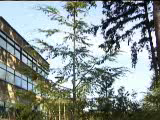
#> input picture frame 28 of testdata/WavingTrees.mp4, 160 x 120 px
$ python video2frame.py
#> lines starting #> are read from the running program, lines starting #| are printed output that depends on the picture
# -*- coding: utf-8 -*-
'''
@ Author : Dai Licun
@ Time: 2022/10
@ Institution: XiaMen University
@ Name: video2frame.py
@ Version 1.1
@ information: Contain a function for generating the frames from a video.
'''
import cv2
from tqdm import tqdm


def video2frame(videos_path, frames_path, gap=1, type='.bmp', start_time=0, end_time=-1):
    '''
    generating the frames from a video.
    :param videos_path: the root of the video
    :param frames_path: the root of directory for saving the frames
    :param gap: gap between saving two frames
    :param type: type of saved frame
    :param start_time: the index of the starting frame
    :param end_time: the index of the ending frame
    :return: None
    '''
#> called with videos_path = '../testdata/WavingTrees.mp4', frames_path = 'C:\\Users\\86137\\Desktop\\sa', gap = 1, type = '.bmp', start_time = 0, end_time = -1
    vidcap = cv2.VideoCapture(videos_path)  # 使用VideoCapture读取视频
    frames = vidcap.get(cv2.CAP_PROP_FRAME_COUNT)  # 获取总帧数
    rate = vidcap.get(cv2.CAP_PROP_FPS)  # 获取帧率
    if end_time == -1:  # 结尾帧无特别要求，则全部遍历
        print('该视频每秒' + str(int(rate)) + '帧', '一共' + str(int(frames)) + '帧')
        print('本次输出' + str(int(frames) // gap) + '帧')

        for i in tqdm(range(int(frames))):
            ret, image = vidcap.read()
            if ret is False:
                break
            if i % gap == 0:  # 每隔gap张图输出一次
                cv2.imencode(type, image)[1].tofile(frames_path + "\\%d.bmp" % (i / gap))
#> this loop made 31 passes
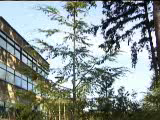
#> input picture frame 28 of testdata/WavingTrees.mp4, 160 x 120 px
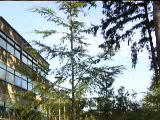
#> input picture frame 29 of testdata/WavingTrees.mp4, 160 x 120 px
#> pass 3, in video2frame, `ret, image = vidcap.read()`:
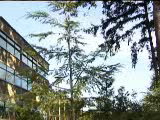
#> image: shape (120, 160, 3); mean B, G, R 142.5, 144.5, 133.8
    else:  # 结尾帧有要求，遍历至指定帧
        segment = [int(rate * start_time), int(rate * end_time)]
        print('该视频每秒' + str(int(rate)) + '帧', '一共' + str(int(frames)) + '帧')
        print('本次输出' + str((segment[1] - segment[0]) // gap) + '帧')

        for i in tqdm(range(segment[0], segment[1])):
            if i < segment[0]:
                continue
            elif i > segment[1]:
                break
            _, image = vidcap.read()
            if i % gap == 0:  # 每隔gap张图输出一次
                cv2.imencode(type, image)[1].tofile(frames_path + "\\%d.bmp" % (i / gap))


if __name__ == '__main__':
    video2frame("../testdata/WavingTrees.mp4",r"C:\Users\86137\Desktop\sa",1)
    print("This is frame2video.py")

$ run again, starting later in the video
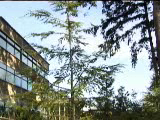
#> input picture frame 129 of testdata/WavingTrees.mp4, 160 x 120 px
#> the loop in video2frame, `for i in tqdm(range(int(frames))):` made 31 passes
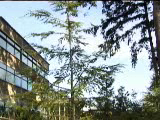
#> input picture frame 129 of testdata/WavingTrees.mp4, 160 x 120 px
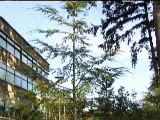
#> input picture frame 130 of testdata/WavingTrees.mp4, 160 x 120 px
#> pass 3, in video2frame, `ret, image = vidcap.read()`:
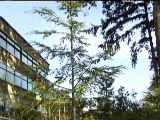
#> image: shape (120, 160, 3); mean B, G, R 143.1, 145, 134.2

$ run again, starting later in the video
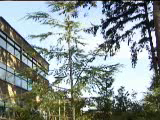
#> input picture frame 229 of testdata/WavingTrees.mp4, 160 x 120 px
#> the loop in video2frame, `for i in tqdm(range(int(frames))):` made 31 passes
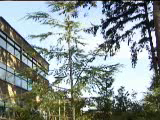
#> input picture frame 229 of testdata/WavingTrees.mp4, 160 x 120 px
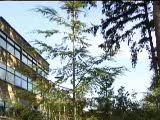
#> input picture frame 230 of testdata/WavingTrees.mp4, 160 x 120 px
#> pass 3, in video2frame, `ret, image = vidcap.read()`:
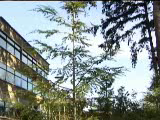
#> image: shape (120, 160, 3); mean B, G, R 143.2, 145.3, 134.4
